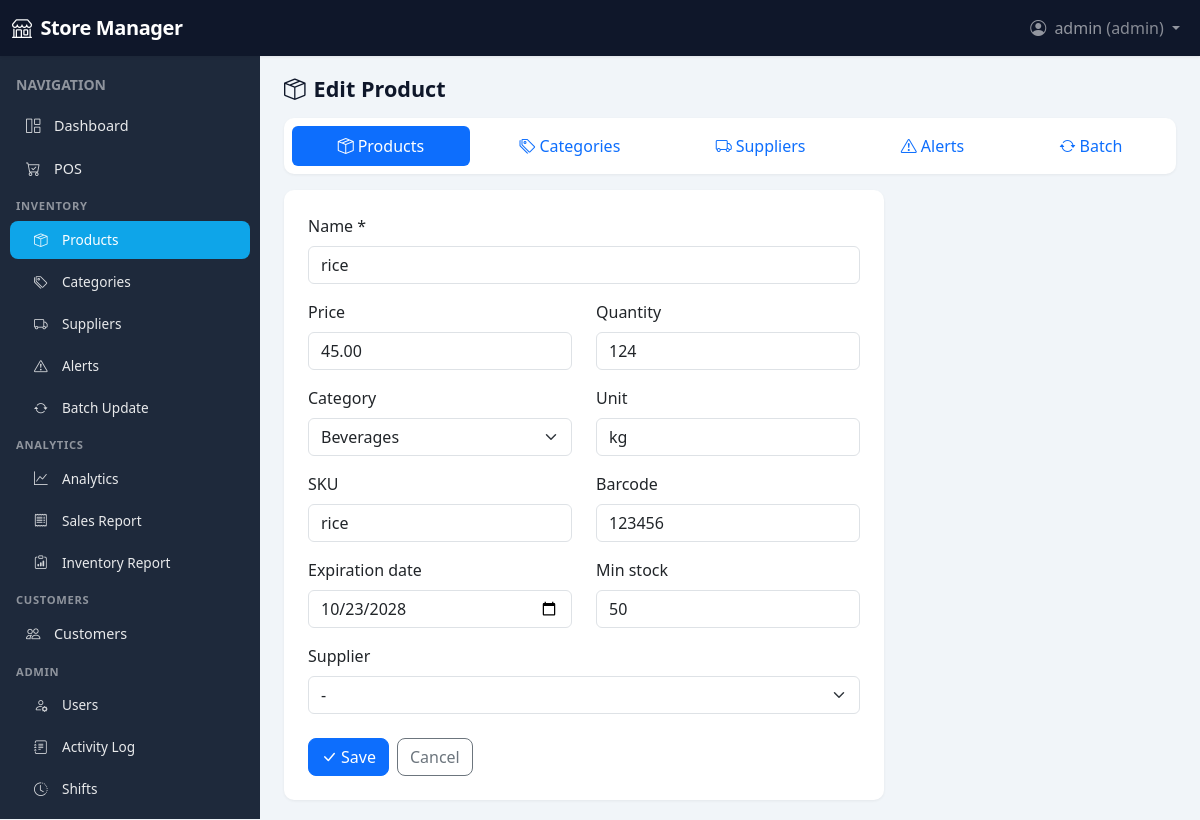
/inventory/product/1/edit (signed in), run on the app's committed database.
### app/models/user.py (models this page shows, shortened)
class User(UserMixin, db.Model):
    __tablename__ = "users"
    id = db.Column(db.Integer, primary_key=True)
    username = db.Column(db.String(80), unique=True, nullable=False, index=True)
    password_hash = db.Column(db.String(256), nullable=False)
    role = db.Column(db.String(20), nullable=False, default="cashier")  # admin, manager, cashier
    full_name = db.Column(db.String(120), nullable=True)
    email = db.Column(db.String(120), nullable=True)
    active = db.Column(db.Boolean, default=True)
    created_at = db.Column(db.DateTime, default=datetime.utcnow)
    sales = db.relationship("Sale", backref="user", lazy="dynamic", foreign_keys="Sale.user_id")
    activity_logs = db.relationship("ActivityLog", backref="user", lazy="dynamic")
    shifts = db.relationship("Shift", backref="user", lazy="dynamic")
    ROLES = ("admin", "manager", "cashier")
    def is_admin(self) -> bool:
        return self.role == "admin"
    def is_manager_or_above(self) -> bool:
        return self.role in ("admin", "manager")

### app/models/product.py (models this page shows, shortened)
class Product(db.Model):
    __tablename__ = "products"
    id = db.Column(db.Integer, primary_key=True)
    name = db.Column(db.String(120), nullable=False, index=True)
    category_id = db.Column(db.Integer, db.ForeignKey("categories.id"), nullable=True)
    price = db.Column(db.Numeric(12, 2), nullable=False, default=0)
    quantity = db.Column(db.Integer, nullable=False, default=0)
    unit = db.Column(db.String(20), nullable=True, default="pcs")  # pcs, kg, L, etc.
    expiration_date = db.Column(db.Date, nullable=True)
    sku = db.Column(db.String(60), unique=True, nullable=True, index=True)
    barcode = db.Column(db.String(60), unique=True, nullable=True, index=True)
    supplier_id = db.Column(db.Integer, db.ForeignKey("suppliers.id"), nullable=True)
    min_stock = db.Column(db.Integer, nullable=False, default=0)  # alert when quantity <= this
    created_at = db.Column(db.DateTime, default=datetime.utcnow)
    updated_at = db.Column(db.DateTime, default=datetime.utcnow, onupdate=datetime.utcnow)
    sale_items = db.relationship("SaleItem", backref="product", lazy="dynamic")

### app/routes/inventory.py (the view, shortened to what this page needs)
@inventory_bp.route("/product/<int:product_id>/edit", methods=["GET", "POST"])
@login_required
@manager_required
def product_edit(product_id):
    product = inv.get_product_by_id(product_id)
    if not product:
        flash("Product not found.", "danger")
        return redirect(url_for("inventory.product_list"))
    categories = inv.get_categories_all()
    suppliers = inv.get_suppliers_all()
    return render_template("inventory/product_form.html", product=product, categories=categories, suppliers=suppliers)

### app/services/inventory_service.py (called while the page is built)
def get_product_by_id(product_id):
    return Product.query.get(product_id)

def get_categories_all():
    return Category.query.order_by(Category.name).all()

def get_suppliers_all():
    return Supplier.query.order_by(Supplier.name).all()

### app/templates/inventory/product_form.html (shortened to what this page needs)
{% extends "base.html" %}
{% block content %}
<div class="page-header mb-3">
  <h1 class="h4 mb-0"><i class="bi bi-box-seam me-2"></i>{{ 'Edit' if product else 'Add' }} Product</h1>
</div>
{% include "includes/inventory_nav.html" %}
<form method="post" class="card p-4" style="max-width: 600px;">
  <div class="mb-3">
    <label for="name" class="form-label">Name *</label>
    <input type="text" class="form-control" id="name" name="name" required value="{{ product.name if product else '' }}">
  </div>
  <div class="row">
    <div class="col-md-6 mb-3">
      <label for="price" class="form-label">Price</label>
      <input type="number" step="0.01" class="form-control" id="price" name="price" value="{{ product.price if product else 0 }}">
    </div>
    <div class="col-md-6 mb-3">
      <label for="quantity" class="form-label">Quantity</label>
      <input type="number" class="form-control" id="quantity" name="quantity" value="{{ product.quantity if product else 0 }}">
    </div>
  </div>
  <div class="row">
    <div class="col-md-6 mb-3">
      <label for="category_id" class="form-label">Category</label>
      <select class="form-select" id="category_id" name="category_id">
        {% for c in categories %}
        <option value="{{ c.id }}" {{ 'selected' if product and product.category_id == c.id else '' }}>{{ c.name }}</option>
        {% endfor %}
      </select>
    </div>
    <div class="col-md-6 mb-3">
      <label for="unit" class="form-label">Unit</label>
      <input type="text" class="form-control" id="unit" name="unit" value="{{ product.unit if product else 'pcs' }}">
    </div>
  </div>
  <div class="row">
    <div class="col-md-6 mb-3">
      <label for="sku" class="form-label">SKU</label>
      <input type="text" class="form-control" id="sku" name="sku" value="{{ product.sku if product else '' }}">
    </div>
    <div class="col-md-6 mb-3">
      <label for="barcode" class="form-label">Barcode</label>
      <input type="text" class="form-control" id="barcode" name="barcode" value="{{ product.barcode if product else '' }}">
    </div>
  </div>
  <div class="row">
    <div class="col-md-6 mb-3">
      <label for="expiration_date" class="form-label">Expiration date</label>
      <input type="date" class="form-control" id="expiration_date" name="expiration_date" value="{{ product.expiration_date.strftime('%Y-%m-%d') if product and product.expiration_date else '' }}">
    </div>
    <div class="col-md-6 mb-3">
      <label for="min_stock" class="form-label">Min stock</label>
      <input type="number" class="form-control" id="min_stock" name="min_stock" value="{{ product.min_stock if product else 0 }}">
    </div>
  </div>
  <div class="mb-3">
    <label for="supplier_id" class="form-label">Supplier</label>
    <select class="form-select" id="supplier_id" name="supplier_id">
      <option value="">-</option>
    </select>
  </div>
  <div class="d-flex gap-2 mt-2">
    <button type="submit" class="btn btn-primary"><i class="bi bi-check-lg me-1"></i>Save</button>
    <a href="{{ url_for('inventory.product_list') }}" class="btn btn-outline-secondary">Cancel</a>
  </div>
</form>
{% endblock %}

### app/templates/base.html (shortened to what this page needs)
<!DOCTYPE html>
<html lang="en">
<head>
  <link href="https://cdn.jsdelivr.net/npm/bootstrap@5.3.2/dist/css/bootstrap.min.css" rel="stylesheet">
  <link href="https://cdn.jsdelivr.net/npm/bootstrap-icons@1.11.1/font/bootstrap-icons.css" rel="stylesheet">
</head>
<body>
  <nav class="navbar navbar-expand-lg navbar-dark fixed-top" style="height: var(--navbar-height);">
    <div class="container-fluid">
      <a class="navbar-brand" href="{{ url_for('main.dashboard') }}"><i class="bi bi-shop me-1"></i> Store Manager</a>
      <div class="collapse navbar-collapse" id="navMain">
        <ul class="navbar-nav ms-auto">
          {% if current_user.is_authenticated %}
          <li class="nav-item dropdown">
            <a class="nav-link dropdown-toggle" href="#" id="userMenu" role="button" data-bs-toggle="dropdown">
              <i class="bi bi-person-circle me-1"></i> {{ current_user.username }} <span class="text-white-50">({{ current_user.role }})</span>
            </a>
          </li>
          {% endif %}
        </ul>
      </div>
    </div>
  </nav>
  <div class="d-flex">
    {% if current_user.is_authenticated %}
    <aside class="sidebar flex-shrink-0" id="sidebar">
      <div class="p-3 pb-0">
        <span class="text-white-50 small text-uppercase fw-semibold">Navigation</span>
      </div>
      <ul class="nav flex-column py-2">
        <li class="nav-item">
          <a class="nav-link {{ 'active' if request.endpoint == 'main.dashboard' else '' }}" href="{{ url_for('main.dashboard') }}">
            <i class="bi bi-grid-1x2 me-2"></i>Dashboard
          </a>
        </li>
        <li class="nav-item">
          <a class="nav-link {{ 'active' if request.endpoint and request.endpoint.startswith('pos.') else '' }}" href="{{ url_for('pos.index') }}">
            <i class="bi bi-cart-check me-2"></i>POS
          </a>
        </li>
        <li class="nav-section-label">Inventory</li>
        <li class="nav-item">
          <a class="nav-link sub {{ 'active' if request.endpoint in ['inventory.product_list', 'inventory.product_add', 'inventory.product_edit'] else '' }}" href="{{ url_for('inventory.product_list') }}">
            <i class="bi bi-box-seam me-2"></i>Products
          </a>
        </li>
        {% if current_user.is_manager_or_above() %}
        <li class="nav-item">
          <a class="nav-link sub {{ 'active' if request.endpoint in ['inventory.category_list', 'inventory.category_add', 'inventory.category_edit'] else '' }}" href="{{ url_for('inventory.category_list') }}">
            <i class="bi bi-tags me-2"></i>Categories
          </a>
        </li>
        <li class="nav-item">
          <a class="nav-link sub {{ 'active' if request.endpoint in ['inventory.supplier_list', 'inventory.supplier_add', 'inventory.supplier_edit'] else '' }}" href="{{ url_for('inventory.supplier_list') }}">
            <i class="bi bi-truck me-2"></i>Suppliers
          </a>
        </li>
        <li class="nav-item">
          <a class="nav-link sub {{ 'active' if request.endpoint == 'inventory.alerts' else '' }}" href="{{ url_for('inventory.alerts') }}">
            <i class="bi bi-exclamation-triangle me-2"></i>Alerts
          </a>
        </li>
        <li class="nav-item">
          <a class="nav-link sub {{ 'active' if request.endpoint == 'inventory.batch_update' else '' }}" href="{{ url_for('inventory.batch_update') }}">
            <i class="bi bi-arrow-repeat me-2"></i>Batch Update
          </a>
        </li>
        <li class="nav-section-label">Analytics</li>
        <li class="nav-item">
          <a class="nav-link sub {{ 'active' if request.endpoint == 'analytics.dashboard' else '' }}" href="{{ url_for('analytics.dashboard') }}">
            <i class="bi bi-graph-up me-2"></i>Analytics
          </a>
        </li>
        <li class="nav-item">
          <a class="nav-link sub {{ 'active' if request.endpoint == 'analytics.sales_report_page' else '' }}" href="{{ url_for('analytics.sales_report_page') }}">
            <i class="bi bi-receipt me-2"></i>Sales Report
          </a>
        </li>
        <li class="nav-item">
          <a class="nav-link sub {{ 'active' if request.endpoint == 'analytics.inventory_report' else '' }}" href="{{ url_for('analytics.inventory_report') }}">
            <i class="bi bi-clipboard-data me-2"></i>Inventory Report
          </a>
        </li>
        {% endif %}
        {% if current_user.is_manager_or_above() %}
        <li class="nav-section-label">Customers</li>
        <li class="nav-item">
          <a class="nav-link {{ 'active' if request.endpoint and request.endpoint.startswith('customers.') else '' }}" href="{{ url_for('customers.customer_list') }}">
            <i class="bi bi-people me-2"></i>Customers
          </a>
        </li>
        {% endif %}
        {% if current_user.is_admin() %}
        <li class="nav-section-label">Admin</li>
        <li class="nav-item">
          <a class="nav-link sub {{ 'active' if request.endpoint == 'users.user_list' else '' }}" href="{{ url_for('users.user_list') }}">
            <i class="bi bi-person-gear me-2"></i>Users
          </a>
        </li>
        <li class="nav-item">
          <a class="nav-link sub {{ 'active' if request.endpoint == 'users.activity_log' else '' }}" href="{{ url_for('users.activity_log') }}">
            <i class="bi bi-journal-text me-2"></i>Activity Log
          </a>
        </li>
        <li class="nav-item">
          <a class="nav-link sub {{ 'active' if request.endpoint == 'users.shift_list' else '' }}" href="{{ url_for('users.shift_list') }}">
            <i class="bi bi-clock-history me-2"></i>Shifts
          </a>
        </li>
        {% endif %}
      </ul>
    </aside>
    {% endif %}
    <div class="main-wrap flex-grow-1">
      <main class="main-content">
        {% block content %}{% endblock %}
      </main>
    </div>
  </div>
</body>
</html>

### app/templates/base.html (style rules this page uses)
:root { --sidebar-width: 260px; --navbar-height: 56px; --sidebar-bg: #1e293b; --sidebar-hover: rgba(255,255,255,.08); --sidebar-active: #0ea5e9; --sidebar-text: rgba(255,255,255,.9); --content-bg: #f1f5f9; --card-shadow: 0 1px 3px rgba(0,0,0,.06); --card-radius: 10px; }
body { min-height: 100vh; background: var(--content-bg); font-family: system-ui, -apple-system, sans-serif; }
.navbar { box-shadow: 0 1px 3px rgba(0,0,0,.08); background: #0f172a !important; }
.navbar-brand { font-weight: 600; letter-spacing: -0.02em; }
.sidebar { width: var(--sidebar-width); min-height: calc(100vh - var(--navbar-height)); background: var(--sidebar-bg); position: fixed; left: 0; top: var(--navbar-height); z-index: 1020; overflow-y: auto; transition: transform .2s ease, box-shadow .2s ease; }
.sidebar .nav-section-label { color: rgba(255,255,255,.5); font-size: .7rem; font-weight: 600; text-transform: uppercase; letter-spacing: .06em; padding: .5rem 1rem .25rem; }
.sidebar .nav-link { color: var(--sidebar-text); padding: .55rem 1rem; border-radius: 8px; margin: 2px 10px; font-size: .9rem; display: flex; align-items: center; }
.sidebar .nav-link i { opacity: .9; width: 1.25rem; }
.sidebar .nav-link.active { background: var(--sidebar-active); color: #fff; }
.sidebar .nav-link.sub { padding-left: 1.5rem; font-size: .85rem; }
.main-wrap { margin-left: var(--sidebar-width); padding-top: var(--navbar-height); min-height: 100vh; }
.main-content { padding: 1.25rem 1.5rem; max-width: 1400px; margin: 0 auto; }
.page-header { margin-bottom: 1.25rem; }
.page-header h1 { font-size: 1.35rem; font-weight: 600; color: #0f172a; margin: 0; }
.card { border: none; border-radius: var(--card-radius); box-shadow: var(--card-shadow); }
.btn { border-radius: 8px; font-weight: 500; }

### data on the page
User: username "admin", role "admin"
Product: name "rice", price "45.00", quantity "124", unit "kg", sku "rice", barcode "123456", expiration_date "10/23/2028", min_stock "50"

### other printed values
{{ 'Edit' if product else 'Add' }} "Edit"
form field category_id "Beverages"
